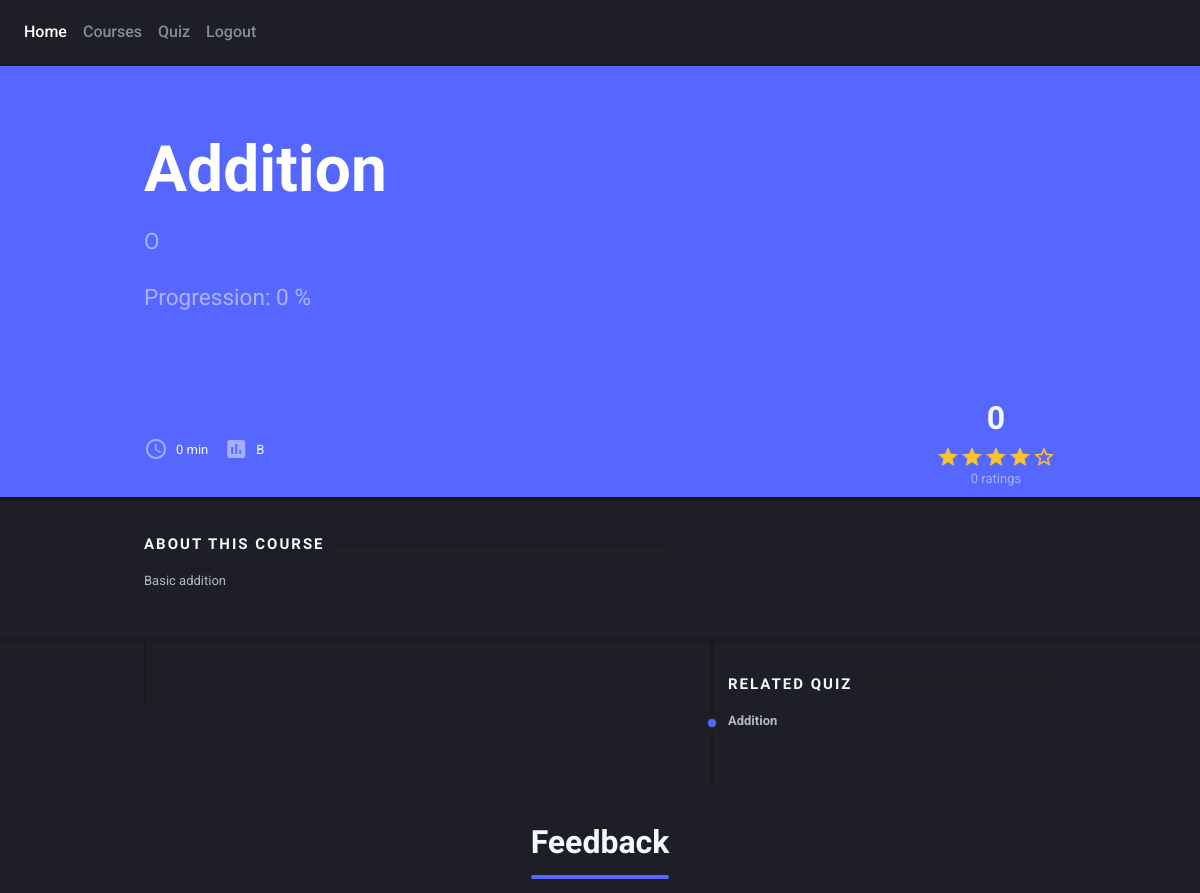
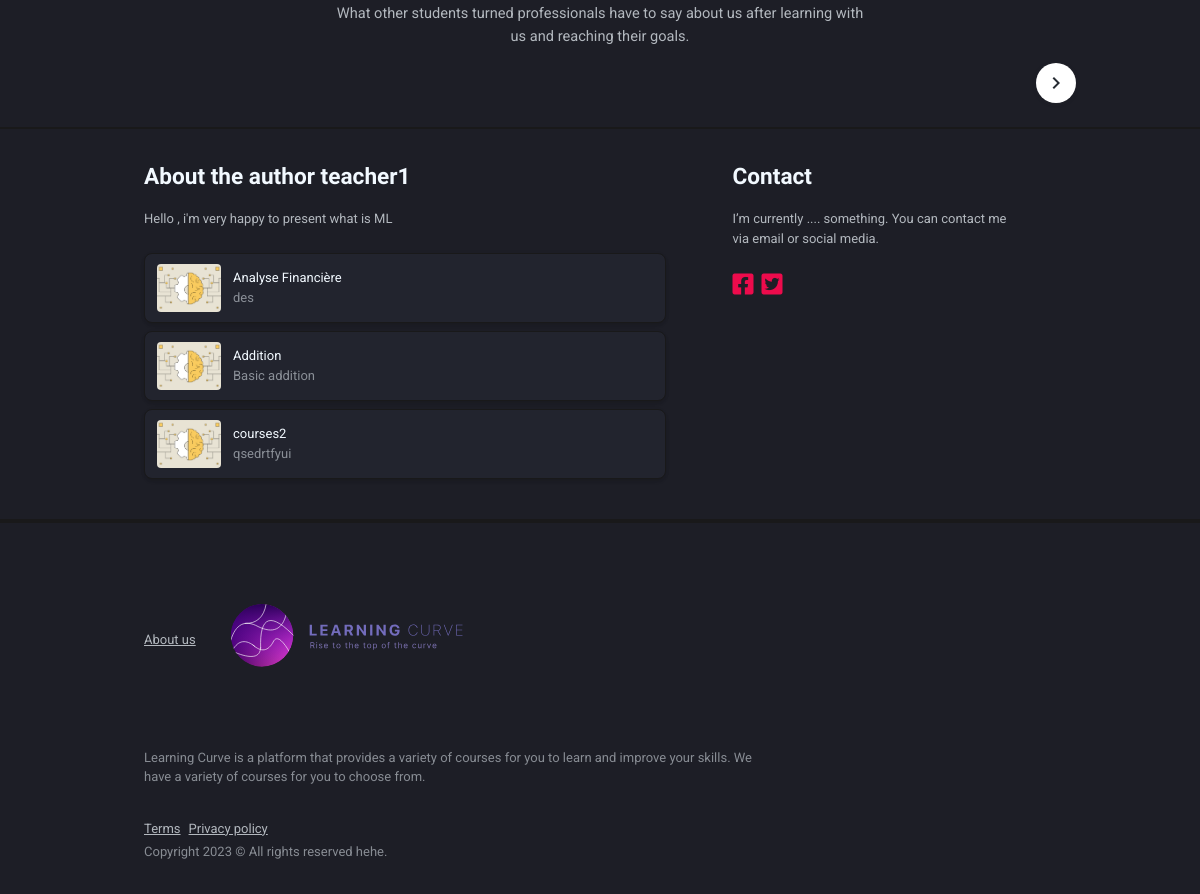
/learningcurveapp/course/2 (signed in), run on the app's committed database (2 pictures, top to bottom).
### learningcurveapp/models.py (models this page shows, shortened)
class Course(models.Model):
    title = models.CharField(max_length=100)
    description = models.TextField()
    author = models.ForeignKey(Author, on_delete=models.CASCADE, related_name='course_author')
    topic = models.CharField(choices=TOPIC, max_length=10, default='O')
    difficulty = models.CharField(choices=LEVELS, max_length=1, default='B')
    subtitle = models.CharField(max_length=300, default='O')
    def __str__(self) -> str:
        return self.title

class Quiz(models.Model):
    author = models.ForeignKey(Author, on_delete=models.CASCADE, related_name='related_author',default='')
    course = models.ForeignKey(Course, on_delete=models.CASCADE, related_name='related_course',null=True)

class Author(models.Model):
    user = models.OneToOneField(User, on_delete=models.CASCADE)
    description = models.TextField( default='')
    profile=models.ImageField(null=True,upload_to='author/')
    facebook_link=models.CharField(max_length=1000,default='')
    instagram_link=models.CharField(max_length=1000,default='')
    def __str__(self) -> str:
            return  self.user.__str__()

### learningcurveapp/views.py (the view, shortened to what this page needs)
# urls.py: path('course/<int:id>', views.course, name='course'),
@login_required
def course(request,id):
    role=request.user.groups.first().name
    review_count = 0
    review_avg = 0
    chapter_completes=None
    progression=0
    time=0
    course=Course.objects.get(id=id)
    chapters=Chapter.objects.filter(course=id).order_by('number').values()
    others_course=Course.objects.filter(author=course.author)[:3]
    course_rates = CourseRate.objects.filter(course=course)
    quizzes = Quiz.objects.filter(course_id=id)
    if(course_rates.count()!=0):
        review_count = CourseRate.objects.filter(course_id=id).count()
        review_avg = CourseRate.objects.filter(course=course).aggregate(Avg('result'))['result__avg']
    return render(request, 'learningcurveapp/course.html',{'role':role,'course':course,'chapters':chapters,'time':time, 'quizzes':quizzes,
                                                            'course_rates':course_rates,'others_course':others_course,
                                                             'review_count':review_count,'review_avg':review_avg,'chapter_completes':chapter_completes,
                                                             'progression':progression, 'total_chapters':chapters.count()})

### learningcurveapp/templates/learningcurveapp/course.html (shortened to what this page needs)
<!DOCTYPE html>
<html lang="en"
      dir="ltr"
      class="dark-mode">
<head>
    {% load static %}
    <link type="text/css"
          href="https://cdnjs.cloudflare.com/ajax/libs/spinkit/1.2.5/spinkit.min.css"
          rel="stylesheet">
    <link type="text/css"
          href="https://cdnjs.cloudflare.com/ajax/libs/jquery.perfect-scrollbar/1.5.2/css/perfect-scrollbar.min.css"
          rel="stylesheet">
    <link type="text/css"
          href="https://cdnjs.cloudflare.com/ajax/libs/font-awesome/5.15.3/css/all.min.css"
          rel="stylesheet">
    <link type="text/css"
          href="{% static 'learningcurveapp/css/preloader.css' %}"
          rel="stylesheet">
    <link type="text/css"
          href="{% static 'learningcurveapp/css/app.css' %}"
          rel="stylesheet">
    <link type="text/css"
          href="{% static 'learningcurveapp/css/dark.css' %}"
          rel="stylesheet">
</head>
<body class="layout-app ">
<div class="mdk-drawer-layout js-mdk-drawer-layout"
     data-push
     data-responsive-width="992px">
    <div class="mdk-drawer-layout__content page-content">
        <div class="navbar navbar-expand pr-0 navbar-dark border-bottom-2"
             id="default-navbar"
             data-primary>
            <ul class="nav navbar-nav d-none d-sm-flex flex justify-content-start ml-8pt">
                <li class="nav-item active">
                    <a href="/learningcurveapp/profile"
                       class="nav-link">Home</a>
                </li>
                <li class="nav-item dropdown">
                    <a href="{% url 'private-courses'  %}"
                       class="nav-link dropdown-toggle"
                       data-toggle="dropdown"
                       data-caret="false">Courses</a>
                </li>
                <li class="nav-item dropdown">
                    <a href="{% url 'quizzes'  %}"
                       class="nav-link dropdown-toggle"
                       data-toggle="dropdown"
                       data-caret="false">Quiz</a>
                </li>
                <li class="nav-item">
                    <a href="/learningcurveapp/logout"
                       class="nav-link">Logout</a>
                </li>
            </ul>
        </div>
        <div class="mdk-box bg-primary mdk-box--bg-gradient-primary2 js-mdk-box mb-0"
             data-effects="blend-background">
            <div class="mdk-box__content">
                <div class="hero py-64pt text-center text-sm-left">
                    <div class="container page__container">
                        <h1 class="text-white">{{course.title}}</h1>
                        <p class="lead text-white-50 measure-hero-lead mb-24pt">{{course.subtitle}}</p>
                        {% if role == 'teacher' %}
                        <a href="{% url 'teacher-addchapter' id=course.id %}"
                           class="btn btn-white">Add new chapter</a>
                        {% elif role == 'student' %}
                        <p class="lead text-white-50 measure-hero-lead mb-24pt">Progression: {{progression}}  %</p>
                        {% endif %}
                    </div>
                </div>
                <div class="navbar navbar-expand-sm navbar-dark border-bottom-2 navbar-list p-0 m-0 align-items-center">
                    <div class="container page__container">
                        <ul class="nav navbar-nav flex align-items-sm-center">
                            <li class="nav-item navbar-list__item">
                                <i class="material-icons text-muted icon--left">schedule</i>
                                {{time}} min
                            </li>
                            <li class="nav-item navbar-list__item">
                                <i class="material-icons text-muted icon--left">assessment</i>
                                {{course.difficulty}}
                            </li>
                            <li class="nav-item ml-sm-auto text-sm-center flex-column navbar-list__item">
                                <h2 class="lh-1 mb-0">{{review_avg}} </h2><br>
                                <div class="rating rating-24">
                                    <div class="rating__item"><i class="material-icons">star</i></div>
                                    <div class="rating__item"><i class="material-icons">star</i></div>
                                    <div class="rating__item"><i class="material-icons">star</i></div>
                                    <div class="rating__item"><i class="material-icons">star</i></div>
                                    <div class="rating__item"><i class="material-icons">star_border</i></div>
                                </div>
                                <p class="lh-1 mb-0"><small class="text-muted">{{review_count}} ratings</small></p>
                            </li>
                        </ul>
                    </div>
                </div>
            </div>
        </div>
        <div class="page-section  border-top-2 border-bottom-2">
            <div class="container page__container">
                <div class="row ">
                    <div class="col-md-7">
                        <div class="page-separator">
                            <div class="page-separator__text">About this course</div>
                        </div>
                        <p class="text-70">{{course.description}}
                        </p>
                    </div>
                </div>
            </div>
        </div>
        <div class="container page__container">
            <div class="row">
                <div class="col-lg-7">
                    <div class="border-left-2 page-section pl-32pt ">
                    </div>
                </div>
                <div class="col-lg-5 page-nav">
                    <div class="page-section">
                        <div class="page-nav__content">
                            <div class="page-separator">
                                <div class="page-separator__text">Related quiz</div>
                            </div>
                        </div>
                        <nav class="nav page-nav__menu">
                            {% for c in quizzes %}
                            <a class="nav-link active"
                               href="{% url 'showquiz' id=c.id  %}">{{c.course}}</a>
                            {% endfor %}
                         </nav>
                    </div>
                </div>
            </div>
        </div>
        <div class="page-section border-bottom-2">
            <div class="container">
                <div class="page-headline text-center">
                    <h2>Feedback</h2>
                    <p class="lead text-70 measure-lead mx-auto">What other students turned professionals have to say
                        about us after learning with us and reaching their goals.</p>
                </div>
                <div class="position-relative carousel-card p-0 mx-auto">
                    <div class="row d-block js-mdk-carousel"
                         id="carousel-feedback">
                        <a class="carousel-control-next js-mdk-carousel-control mt-n24pt"
                           href="{% url 'coursefeedback' id=course.id  %}"
                           role="button"
                           data-slide="next">
                                    <span class="carousel-control-icon material-icons"
                                          aria-hidden="true">keyboard_arrow_right</span>
                        </a>
                    </div>
                </div>
            </div>
        </div>
        {% if role == 'student' %}
        <div class="page-section  border-bottom-2">
            <div class="container">
                <div class="row">
                    <div class="col-md-7 mb-24pt mb-md-0">
                        <h4>About the author {{course.author}}</h4>
                        <p class="text-70 mb-24pt">{{course.author.description}}</p>
                        {% for oc in others_course %}
                        <div class="card card-sm mb-8pt">
                            <div class="card-body d-flex align-items-center">
                                <a href="{% url 'course'  id=oc.id  %}"
                                   class="avatar avatar-4by3 mr-12pt">
                                    <img src="{% static 'learningcurveapp/images/paths/Machine-learning-def-.png' %}"
                                         alt="Machine Learning Routing In-Depth"
                                         class="avatar-img rounded">
                                </a>
                                <div class="flex">
                                    {{oc.title}}
                                    <div class="d-flex align-items-center">
                                        <small class="text-muted">{{oc.description}}</small>
                                    </div>
                                </div>
                            </div>
                        </div>
                        {% endfor %}
                    </div>
                    <div class="col-md-5 pt-sm-32pt pt-md-0 d-flex flex-column align-items-center justify-content-start">
                        <div class="col-md-10">
                            <h4>Contact</h4>
                            <p class="text-70 mb-24pt">I’m currently .... something. You can contact me via email or social media.</p>
                            <div class="d-flex align-items-center">
                                <a href=""
                                   class="text-accent fab fa-facebook-square font-size-24pt mr-8pt"></a>
                                <a href=""
                                   class="text-accent fab fa-twitter-square font-size-24pt"></a>
                            </div>
                        </div>
                    </div>
                </div>
            </div>
        </div>
        {% endif%}
        <div class=" border-top-2 mt-auto">
            <div class="container page__container page-section d-flex flex-column">
                <p class="text-70 brand mb-24pt">
                    <a href="/learningcurveapp/aboutus"
                       class="text-70 text-underline small">About us</a>
                    <img class="brand-icon"
                         src="{% static 'learningcurveapp/images/Logo.svg' %}"
                         width="300"
                         alt="Learning Curve">
                </p>
                <p class="measure-lead-max text-50 small mr-8pt">Learning Curve is a platform that provides a variety of
                    courses for you to learn and improve your skills. We have a variety of courses for you to choose
                    from.</p>
                <p class="mb-8pt d-flex">
                    <a href=""
                       class="text-70 text-underline mr-8pt small">Terms</a>
                    <a href=""
                       class="text-70 text-underline small">Privacy policy</a>
                </p>
                <p class="text-50 small mt-n1 mb-0">Copyright 2023 &copy; All rights reserved hehe.</p>
            </div>
        </div>
    </div>
</div>
</body>
</html>

### learningcurveapp/static/learningcurveapp/css/preloader.css (style rules this page uses)
:root { --sk-size:64px;--sk-color:#fff }

### learningcurveapp/static/learningcurveapp/css/dark.css (style rules this page uses)
html.dark-mode body { color:#f2f9ff }
html[dir].dark-mode body { background-color:#1d1e26 }
html.dark-mode .h1,html.dark-mode .h2,html.dark-mode .h3,html.dark-mode .h4,html.dark-mode .h5,html.dark-mode .h6,html.dark-mode h1,html.dark-mode h2,html.dark-mode h3,html.dark-mode h4,html.dark-mode h5,html.dark-mode h6 { color:#f2f9ff }
html.dark-mode .text-50,html.dark-mode .text-muted { color:rgba(242,249,255,.5)!important }
html.dark-mode .text-70 { color:rgba(242,249,255,.7)!important }
html[dir=ltr].dark-mode .border-left-2 { border-left-color:#19191a!important }
html[dir].dark-mode .border-top-2 { border-top-color:#19191a!important }
html[dir].dark-mode .border-bottom-2 { border-bottom-color:#19191a!important }
html.dark-mode .breadcrumb,html.dark-mode .breadcrumb-item.active,html.dark-mode .page-separator { color:rgba(242,249,255,.5) }
html[dir].dark-mode .page-separator:before { background-color:#19191a }
html.dark-mode .page-separator__text { color:#f2f9ff }
html[dir].dark-mode .page-separator__bg-bottom,html[dir].dark-mode .page-separator__bg-top,html[dir].dark-mode .page-separator__text { background-color:#1d1e26 }
html[dir].dark-mode .card { border-color:#19191a;background-color:#22242e;box-shadow:0 3px 3px -2px rgba(0,0,0,.1),0 3px 4px 0 rgba(0,0,0,.04),0 1px 8px 0 rgba(0,0,0,.02) }
html[dir].dark-mode .page-nav:before { background-color:#19191a }
html.dark-mode .page-nav .page-nav__menu a { color:rgba(242,249,255,.7) }
html[dir].dark-mode .page-nav .page-nav__menu a.active:before { border-color:#262627 }

### data on the page
Course: title "Addition", subtitle "O", difficulty "B", description "Basic addition", author "teacher1", author.description "Hello , i'm very happy to present what is ML"
Quiz: course "Addition"
Course: title "Analyse Financière", description "des"
Course: title "courses2", description "qsedrtfyui"

### other printed values
{{ progression }} "0"
{{ time }} "0"
{{ review_avg }} "0"
{{ review_count }} "0"
